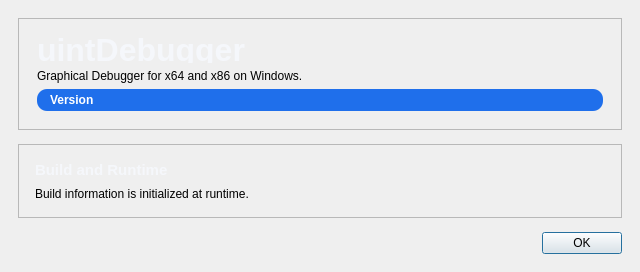
<?xml version="1.0" encoding="UTF-8"?>
<ui version="4.0">
 <class>qtDLGAboutUI</class>
 <widget class="QDialog" name="qtDLGAboutUI">
  <property name="geometry">
   <rect>
    <x>0</x>
    <y>0</y>
    <width>640</width>
    <height>272</height>
   </rect>
  </property>
  <property name="minimumSize">
   <size>
    <width>640</width>
    <height>272</height>
   </size>
  </property>
  <property name="maximumSize">
   <size>
    <width>640</width>
    <height>272</height>
   </size>
  </property>
  <property name="windowTitle">
   <string>About uintDebugger</string>
  </property>
  <layout class="QVBoxLayout" name="verticalLayout">
   <property name="spacing">
    <number>14</number>
   </property>
   <property name="leftMargin">
    <number>18</number>
   </property>
   <property name="topMargin">
    <number>18</number>
   </property>
   <property name="rightMargin">
    <number>18</number>
   </property>
   <property name="bottomMargin">
    <number>18</number>
   </property>
   <item>
    <widget class="QFrame" name="heroCard">
     <property name="frameShape">
      <enum>QFrame::StyledPanel</enum>
     </property>
     <layout class="QVBoxLayout" name="heroLayout">
      <property name="spacing">
       <number>6</number>
      </property>
      <property name="leftMargin">
       <number>18</number>
      </property>
      <property name="topMargin">
       <number>18</number>
      </property>
      <property name="rightMargin">
       <number>18</number>
      </property>
      <property name="bottomMargin">
       <number>18</number>
      </property>
      <item>
       <widget class="QLabel" name="aboutTitle">
        <property name="styleSheet">
         <string notr="true">font-size: 24pt; font-weight: 700; color: #f5f7fb;</string>
        </property>
        <property name="text">
         <string>uintDebugger</string>
        </property>
       </widget>
      </item>
      <item>
       <widget class="QLabel" name="aboutTagline">
        <property name="wordWrap">
         <bool>true</bool>
        </property>
        <property name="text">
         <string>Graphical Debugger for x64 and x86 on Windows.</string>
        </property>
       </widget>
      </item>
      <item>
       <widget class="QLabel" name="versionChip">
        <property name="styleSheet">
         <string notr="true">background-color: #1f6feb; color: white; border-radius: 10px; padding: 4px 10px; font-weight: 600;</string>
        </property>
        <property name="text">
         <string>Version</string>
        </property>
       </widget>
      </item>
     </layout>
    </widget>
   </item>
   <item>
    <layout class="QHBoxLayout" name="contentLayout">
     <property name="spacing">
      <number>14</number>
     </property>
     <item>
      <widget class="QFrame" name="buildCard">
       <property name="frameShape">
        <enum>QFrame::StyledPanel</enum>
       </property>
       <layout class="QVBoxLayout" name="buildLayout">
        <property name="spacing">
         <number>8</number>
        </property>
        <property name="leftMargin">
         <number>16</number>
        </property>
        <property name="topMargin">
         <number>16</number>
        </property>
        <property name="rightMargin">
         <number>16</number>
        </property>
        <property name="bottomMargin">
         <number>16</number>
        </property>
        <item>
         <widget class="QLabel" name="buildTitle">
          <property name="styleSheet">
           <string notr="true">font-size: 11pt; font-weight: 700; color: #f5f7fb;</string>
          </property>
          <property name="text">
           <string>Build and Runtime</string>
          </property>
         </widget>
        </item>
        <item>
         <widget class="QLabel" name="aboutBuildInfo">
          <property name="textFormat">
           <enum>Qt::RichText</enum>
          </property>
          <property name="wordWrap">
           <bool>true</bool>
          </property>
          <property name="text">
           <string>Build information is initialized at runtime.</string>
          </property>
         </widget>
        </item>
       </layout>
      </widget>
     </item>
    </layout>
   </item>
   <item>
    <widget class="QDialogButtonBox" name="buttonBox">
     <property name="orientation">
      <enum>Qt::Horizontal</enum>
     </property>
     <property name="standardButtons">
      <set>QDialogButtonBox::Ok</set>
     </property>
     <property name="centerButtons">
      <bool>false</bool>
     </property>
    </widget>
   </item>
  </layout>
 </widget>
 <resources/>
 <connections/>
</ui>
